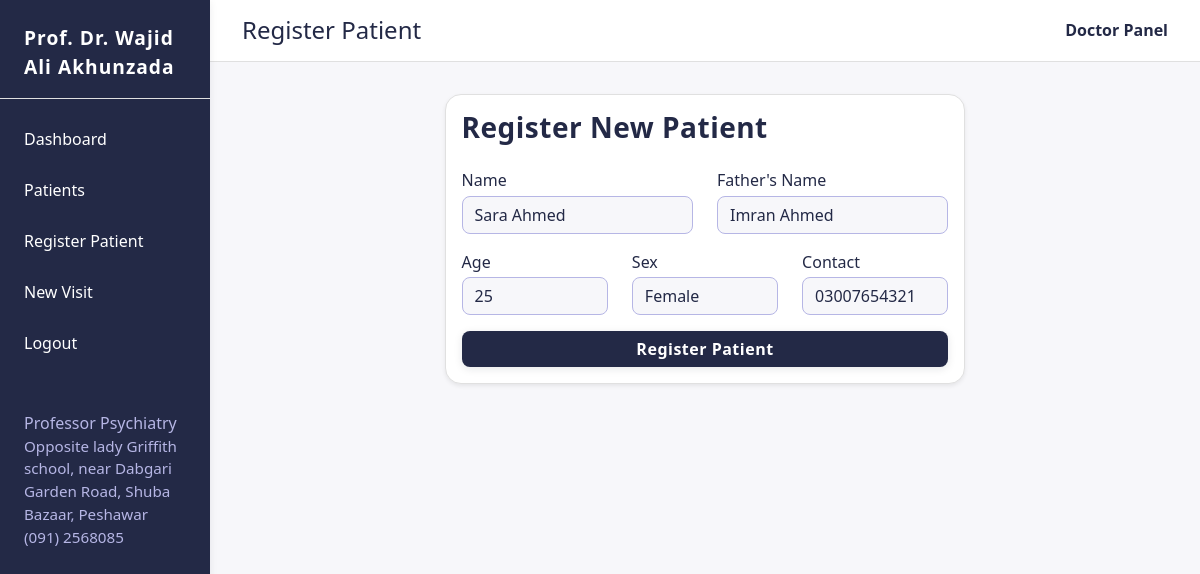
Page /edit_patient/2 (signed in) on the committed database.
### models.py (models this page shows)
class Patient(db.Model):
    id = db.Column(db.Integer, primary_key=True)
    name = db.Column(db.String(120), nullable=False)
    father_name = db.Column(db.String(120), nullable=False)
    age = db.Column(db.Integer, nullable=False)
    sex = db.Column(db.String(10), nullable=False)
    contact = db.Column(db.String(50), nullable=False)
    visits = db.relationship('Visit', backref='patient', lazy=True)

### app.py (the view, shortened to what this page needs)
@app.route('/edit_patient/<int:patient_id>', methods=['GET', 'POST'])
@login_required
def edit_patient(patient_id):
    patient = Patient.query.get_or_404(patient_id)
    form = PatientForm(obj=patient)
    return render_template('register_patient.html', form=form, edit_mode=True)

### forms.py
class PatientForm(FlaskForm):
    name = StringField('Name', validators=[DataRequired(), Length(max=120)])
    father_name = StringField("Father's Name", validators=[DataRequired(), Length(max=120)])
    age = IntegerField('Age', validators=[DataRequired(), NumberRange(min=0, max=120)])
    sex = SelectField('Sex', choices=[('Male', 'Male'), ('Female', 'Female')], validators=[DataRequired()])
    contact = StringField('Contact', validators=[DataRequired(), Length(max=50)])
    submit = SubmitField('Register Patient')

### app.py (called while the page is built)
def login_required(f):
    @wraps(f)
    def decorated_function(*args, **kwargs):
        if 'doctor_id' not in session:
            return redirect(url_for('login'))
        return f(*args, **kwargs)
    return decorated_function

@app.context_processor
def inject_branding():
    return dict(CLINIC_BRAND=CLINIC_BRAND)

### templates/register_patient.html (shortened to what this page needs)
{% extends 'dashboard_base.html' %}
{% block page_title %}Register Patient{% endblock %}
{% block content %}
<div class="row justify-content-center">
  <div class="col-md-7">
    <div class="card shadow-sm">
      <div class="card-body">
        <h3 class="card-title mb-4">Register New Patient</h3>
        <form method="POST">
          <div class="row">
            <div class="col-md-6 mb-3">
              {{ form.name.label(class="form-label") }}
              {{ form.name(class="form-control") }}
            </div>
            <div class="col-md-6 mb-3">
              {{ form.father_name.label(class="form-label") }}
              {{ form.father_name(class="form-control") }}
            </div>
          </div>
          <div class="row">
            <div class="col-md-4 mb-3">
              {{ form.age.label(class="form-label") }}
              {{ form.age(class="form-control") }}
            </div>
            <div class="col-md-4 mb-3">
              {{ form.sex.label(class="form-label") }}
              {{ form.sex(class="form-select") }}
            </div>
            <div class="col-md-4 mb-3">
              {{ form.contact.label(class="form-label") }}
              {{ form.contact(class="form-control") }}
            </div>
          </div>
          <button type="submit" class="btn btn-success w-100">Register Patient</button>
        </form>
      </div>
    </div>
  </div>
</div>
{% endblock %}

### static/style.css (style rules this page uses)
body { background: #f7f7fa; font-family: 'Segoe UI', 'Roboto', 'Helvetica Neue', Arial, sans-serif; color: #232946; min-height: 100vh; }
.card { border-radius: 16px; background: #fff; box-shadow: 0 4px 24px 0 rgba(24, 28, 36, 0.08), 0 1.5px 4px 0 rgba(0,0,0,0.03); border: 1px solid #e0e0e0; transition: box-shadow 0.3s, border 0.3s; }
.card-title { font-weight: 700; color: #232946; letter-spacing: 0.5px; }
.btn-primary, .btn-success, .btn-outline-secondary { border-radius: 8px; font-weight: 600; letter-spacing: 0.5px; background: #232946; color: #fff; border: none; box-shadow: 0 2px 8px 0 rgba(24, 28, 36, 0.10); transition: background 0.2s, color 0.2s, box-shadow 0.2s, transform 0.2s; position: relative; overflow: hidden; }
input.form-control, select.form-select, textarea.form-control { border-radius: 8px; border: 1.5px solid #b6b6e5; background: #f7f7fa; color: #232946; box-shadow: none; transition: border 0.2s, box-shadow 0.2s, background 0.2s; outline: none; position: relative; }
.form-label { font-weight: 500; color: #232946; margin-bottom: 0.2rem; }

### templates/dashboard_base.html (style rules this page uses)
body, html { height: 100%; }

### rows in the picture
Patient: name "Sara Ahmed", father_name "Imran Ahmed", age "25", sex "Female", contact "03007654321"

### other values in the picture
{{ CLINIC_BRAND.doctor }} "Prof. Dr. Wajid Ali Akhunzada"
{{ CLINIC_BRAND.title }} "Professor Psychiatry"
{{ CLINIC_BRAND.clinic }} "Opposite lady Griffith school, near Dabgari Garden Road, Shuba Bazaar, Peshawar"
{{ CLINIC_BRAND.phone }} "(091) 2568085"
